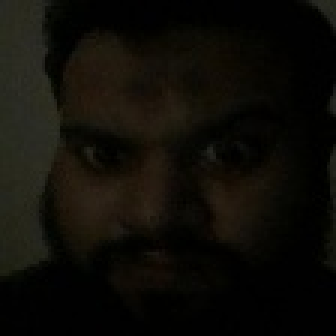
//> input picture code/ascend_310B/smart_ip_interaction/datasets/emotion_dataset_6cls/test/angry/20231118_194043_jpg.rf.3103f7b5193b400b794ffb58ec3b2d90_0.jpg, 112 x 112 px (shown 3 times larger)
$ ./xf_distancetransform_tb ../../../../../../ascend_310B/smart_ip_interaction/datasets/emotion_dataset_6cls/test/angry/20231118_194043_jpg.rf.3103f7b5193b400b794ffb58ec3b2d90_0.jpg   (built with g++ and OpenCV 4)
//> lines starting //> are read from the running program, lines starting //| are printed output that depends on the picture
// [15 lines of licence text are left out]

#include "common/xf_headers.hpp"
#include "opencv2/features2d.hpp"

#include "xf_distancetransform_tb_config.h"

int main(int argc, char** argv) {
    if (argc != 2) {
        fprintf(stderr, "Invalid Number of Arguments!\nUsage:\n");
        fprintf(stderr, "<Executable Name> <input image path> \n");
        return -1;
    }

    cv::Mat in_img, out_img, ocv_ref;

    // reading in the image
    in_img = cv::imread(argv[1], 0);
//> in_img: 112 rows x 112 cols, CV_8UC1; min 0, max 47, mean 12.7

    if (in_img.data == NULL) {
        fprintf(stderr, "Cannot open image at %s\n", argv[1]);
        return 0;
    }

    /////////////////////	  OpenCV reference	 ////////////////
    cv::distanceTransform(in_img, ocv_ref, cv::DIST_L2, 3);
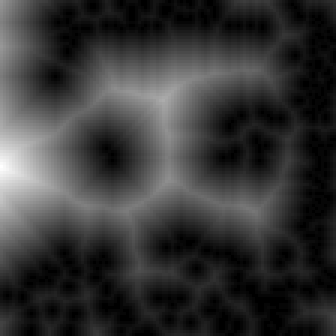
//> ocv_ref: 112 rows x 112 cols, CV_32FC1 (shown 3 times larger); min 0, max 35.91, mean 7.7; drawn with min black and max white
    cv::imwrite("out_ocv.jpg", ocv_ref);
    /////////////////////	End of OpenCV reference	 ////////////////

    out_img.create(in_img.rows, in_img.cols, ocv_ref.type());
    int height = in_img.rows;
//> height = 112
    int width = in_img.cols;
//> width = 112
    unsigned int* fw_pass_data = (unsigned int*)malloc(height * width * 4); // 4-bytes

    ////////////////////	HLS TOP function call	/////////////////
    distancetransform_accel((ap_uint<INPUT_PTR_WIDTH>*)in_img.data, (float*)out_img.data,
                            (ap_uint<FWPASS_PTR_WIDTH>*)fw_pass_data, height, width);
//> (this line was passed over: ap_uint is not available in this run)

    // Write output image
    cv::imwrite("hw_out.jpg", out_img);

    //////////////////  Validation ////////////////////
    int cnt = 0;
    for (int i = 0; i < out_img.rows; i++) {
        for (int j = 0; j < out_img.cols; j++) {
            float a = (out_img.at<float>(i, j) - ocv_ref.at<float>(i, j));
            if (a < 0) a = -a;
            if (a > 0.01f) {
                printf("missmatches at: row:%d col:%d hw_data:%5f ocv_ref_output:%5f\n", i, j, out_img.at<float>(i, j),
                       ocv_ref.at<float>(i, j));
                cnt++;
            }
        }
    }
//> this loop made 112 passes
//> cnt on passes 1 to 12: 103, 206, 308, 414, 517, 617, 718, 825, 926, 1030, 1141, 1250
//> after the loop, cnt = 12042
    if (cnt > 0)
        printf("test failed!\nNo. of missmatched outputs:%d\n", cnt);
//| test failed!
//| No. of missmatched outputs:12042
    else
        printf("test passed!\n");

    return 0;
}
